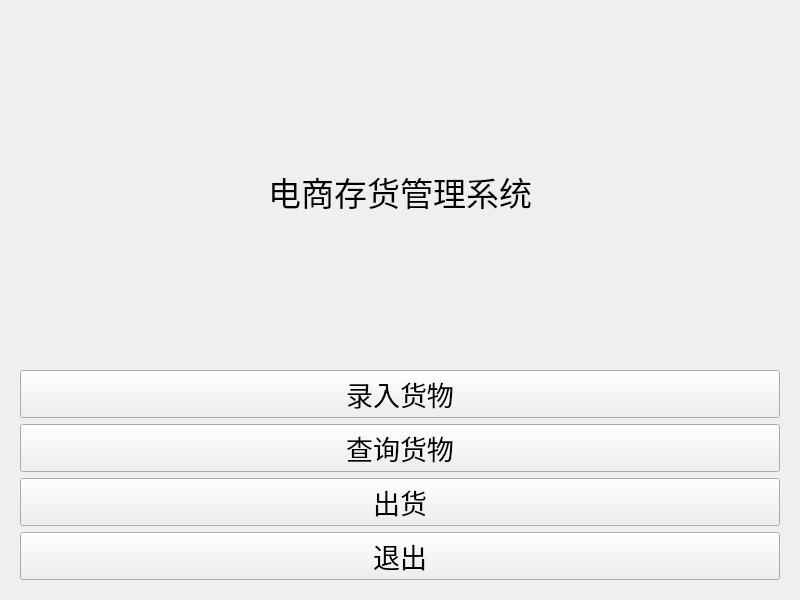
<?xml version="1.0" encoding="UTF-8"?>
<ui version="4.0">
 <class>Navigation</class>
 <widget class="QWidget" name="Navigation">
  <property name="geometry">
   <rect>
    <x>0</x>
    <y>0</y>
    <width>800</width>
    <height>600</height>
   </rect>
  </property>
  <property name="windowTitle">
   <string>Navigation</string>
  </property>
  <layout class="QVBoxLayout" name="verticalLayout_4">
   <item>
    <widget class="QStackedWidget" name="stackedWidget">
     <property name="currentIndex">
      <number>0</number>
     </property>
     <widget class="QWidget" name="m_welcome_page">
      <layout class="QVBoxLayout" name="verticalLayout">
       <item>
        <spacer name="verticalSpacer">
         <property name="orientation">
          <enum>Qt::Vertical</enum>
         </property>
         <property name="sizeHint" stdset="0">
          <size>
           <width>20</width>
           <height>165</height>
          </size>
         </property>
        </spacer>
       </item>
       <item>
        <widget class="QLabel" name="m_welcome_head_lab">
         <property name="font">
          <font>
           <pointsize>25</pointsize>
          </font>
         </property>
         <property name="text">
          <string>电商存货管理系统</string>
         </property>
         <property name="alignment">
          <set>Qt::AlignCenter</set>
         </property>
        </widget>
       </item>
       <item>
        <spacer name="verticalSpacer_2">
         <property name="orientation">
          <enum>Qt::Vertical</enum>
         </property>
         <property name="sizeHint" stdset="0">
          <size>
           <width>20</width>
           <height>165</height>
          </size>
         </property>
        </spacer>
       </item>
       <item>
        <widget class="QPushButton" name="m_welcome_purchase_btn">
         <property name="font">
          <font>
           <pointsize>20</pointsize>
          </font>
         </property>
         <property name="text">
          <string>录入货物</string>
         </property>
        </widget>
       </item>
       <item>
        <widget class="QPushButton" name="m_welcome_search_btn">
         <property name="font">
          <font>
           <pointsize>20</pointsize>
          </font>
         </property>
         <property name="text">
          <string>查询货物</string>
         </property>
        </widget>
       </item>
       <item>
        <widget class="QPushButton" name="m_welcome_shipment_btn">
         <property name="font">
          <font>
           <pointsize>20</pointsize>
          </font>
         </property>
         <property name="text">
          <string>出货</string>
         </property>
        </widget>
       </item>
       <item>
        <widget class="QPushButton" name="m_welcome_exit_btn">
         <property name="font">
          <font>
           <pointsize>20</pointsize>
          </font>
         </property>
         <property name="text">
          <string>退出</string>
         </property>
        </widget>
       </item>
      </layout>
     </widget>
     <widget class="QWidget" name="m_search_page">
      <layout class="QGridLayout" name="gridLayout_2">
       <item row="0" column="2">
        <widget class="QLineEdit" name="m_search_warn_le"/>
       </item>
       <item row="0" column="3">
        <widget class="QPushButton" name="pushButton_2">
         <property name="text">
          <string>增加订单</string>
         </property>
        </widget>
       </item>
       <item row="0" column="4">
        <widget class="QPushButton" name="pushButton_5">
         <property name="text">
          <string>删除订单</string>
         </property>
        </widget>
       </item>
       <item row="0" column="0">
        <widget class="QComboBox" name="m_search_state_box">
         <item>
          <property name="text">
           <string>全部查询</string>
          </property>
         </item>
         <item>
          <property name="text">
           <string>警告查询</string>
          </property>
         </item>
         <item>
          <property name="text">
           <string>过期查询</string>
          </property>
         </item>
        </widget>
       </item>
       <item row="2" column="2" colspan="3">
        <layout class="QHBoxLayout" name="horizontalLayout">
         <item>
          <widget class="QPushButton" name="m_search_search_btn">
           <property name="text">
            <string>查询</string>
           </property>
          </widget>
         </item>
         <item>
          <widget class="QPushButton" name="m_search_sort_btn">
           <property name="text">
            <string>排序</string>
           </property>
          </widget>
         </item>
         <item>
          <widget class="QPushButton" name="m_search_return_btn">
           <property name="text">
            <string>返回</string>
           </property>
          </widget>
         </item>
        </layout>
       </item>
       <item row="1" column="0" colspan="5">
        <widget class="QTableWidget" name="m_search_table_wgt"/>
       </item>
       <item row="0" column="1">
        <widget class="QSpinBox" name="m_search_warn_cnt">
         <property name="enabled">
          <bool>false</bool>
         </property>
        </widget>
       </item>
      </layout>
     </widget>
     <widget class="QWidget" name="m_add_page">
      <layout class="QVBoxLayout" name="verticalLayout_3">
       <item>
        <spacer name="verticalSpacer_6">
         <property name="orientation">
          <enum>Qt::Vertical</enum>
         </property>
         <property name="sizeHint" stdset="0">
          <size>
           <width>20</width>
           <height>97</height>
          </size>
         </property>
        </spacer>
       </item>
       <item>
        <widget class="QLabel" name="label_6">
         <property name="font">
          <font>
           <pointsize>20</pointsize>
          </font>
         </property>
         <property name="text">
          <string>请填写以下信息</string>
         </property>
         <property name="alignment">
          <set>Qt::AlignCenter</set>
         </property>
        </widget>
       </item>
       <item>
        <spacer name="verticalSpacer_5">
         <property name="orientation">
          <enum>Qt::Vertical</enum>
         </property>
         <property name="sizeHint" stdset="0">
          <size>
           <width>20</width>
           <height>96</height>
          </size>
         </property>
        </spacer>
       </item>
       <item>
        <layout class="QHBoxLayout" name="horizontalLayout_2">
         <item>
          <widget class="QLabel" name="m_purchase_pid_lbl">
           <property name="text">
            <string>货物号：</string>
           </property>
           <property name="alignment">
            <set>Qt::AlignCenter</set>
           </property>
          </widget>
         </item>
         <item>
          <widget class="QSpinBox" name="m_purchase_pid_input">
           <property name="minimum">
            <number>1</number>
           </property>
           <property name="maximum">
            <number>9999</number>
           </property>
          </widget>
         </item>
        </layout>
       </item>
       <item>
        <layout class="QHBoxLayout" name="horizontalLayout_3">
         <item>
          <widget class="QLabel" name="label_3">
           <property name="text">
            <string>价格：</string>
           </property>
           <property name="alignment">
            <set>Qt::AlignCenter</set>
           </property>
          </widget>
         </item>
         <item>
          <widget class="QDoubleSpinBox" name="m_purchase_price_input">
           <property name="maximum">
            <double>9999.989999999999782</double>
           </property>
          </widget>
         </item>
        </layout>
       </item>
       <item>
        <layout class="QHBoxLayout" name="horizontalLayout_4">
         <item>
          <widget class="QLabel" name="label_2">
           <property name="text">
            <string>数量：</string>
           </property>
           <property name="alignment">
            <set>Qt::AlignCenter</set>
           </property>
          </widget>
         </item>
         <item>
          <widget class="QSpinBox" name="m_purchase_amount_input">
           <property name="minimum">
            <number>1</number>
           </property>
           <property name="maximum">
            <number>9999</number>
           </property>
          </widget>
         </item>
        </layout>
       </item>
       <item>
        <layout class="QHBoxLayout" name="horizontalLayout_5">
         <item>
          <widget class="QLabel" name="label_4">
           <property name="text">
            <string>采购时间：</string>
           </property>
           <property name="alignment">
            <set>Qt::AlignCenter</set>
           </property>
          </widget>
         </item>
         <item>
          <widget class="QDateEdit" name="m_purchase_purchase_time_input"/>
         </item>
        </layout>
       </item>
       <item>
        <layout class="QHBoxLayout" name="horizontalLayout_6">
         <item>
          <widget class="QLabel" name="label_5">
           <property name="text">
            <string>过期时间：</string>
           </property>
           <property name="alignment">
            <set>Qt::AlignCenter</set>
           </property>
          </widget>
         </item>
         <item>
          <widget class="QDateEdit" name="m_purchase_expire_time_input"/>
         </item>
        </layout>
       </item>
       <item>
        <layout class="QVBoxLayout" name="verticalLayout_2">
         <item>
          <spacer name="verticalSpacer_3">
           <property name="orientation">
            <enum>Qt::Vertical</enum>
           </property>
           <property name="sizeHint" stdset="0">
            <size>
             <width>20</width>
             <height>40</height>
            </size>
           </property>
          </spacer>
         </item>
         <item>
          <layout class="QHBoxLayout" name="horizontalLayout_8">
           <item>
            <spacer name="horizontalSpacer">
             <property name="orientation">
              <enum>Qt::Horizontal</enum>
             </property>
             <property name="sizeHint" stdset="0">
              <size>
               <width>40</width>
               <height>20</height>
              </size>
             </property>
            </spacer>
           </item>
           <item>
            <layout class="QHBoxLayout" name="horizontalLayout_7">
             <item>
              <widget class="QPushButton" name="m_purchase_order_confirm_btn">
               <property name="text">
                <string>进货</string>
               </property>
              </widget>
             </item>
             <item>
              <widget class="QPushButton" name="m_purchase_return_btn">
               <property name="text">
                <string>返回</string>
               </property>
              </widget>
             </item>
            </layout>
           </item>
           <item>
            <spacer name="horizontalSpacer_2">
             <property name="orientation">
              <enum>Qt::Horizontal</enum>
             </property>
             <property name="sizeHint" stdset="0">
              <size>
               <width>40</width>
               <height>20</height>
              </size>
             </property>
            </spacer>
           </item>
          </layout>
         </item>
         <item>
          <spacer name="verticalSpacer_4">
           <property name="orientation">
            <enum>Qt::Vertical</enum>
           </property>
           <property name="sizeHint" stdset="0">
            <size>
             <width>20</width>
             <height>40</height>
            </size>
           </property>
          </spacer>
         </item>
        </layout>
       </item>
      </layout>
     </widget>
     <widget class="QWidget" name="m_shipment_page">
      <layout class="QGridLayout" name="gridLayout">
       <item row="0" column="0">
        <layout class="QVBoxLayout" name="verticalLayout_5">
         <item>
          <spacer name="verticalSpacer_7">
           <property name="orientation">
            <enum>Qt::Vertical</enum>
           </property>
           <property name="sizeHint" stdset="0">
            <size>
             <width>20</width>
             <height>40</height>
            </size>
           </property>
          </spacer>
         </item>
         <item>
          <widget class="QLabel" name="label">
           <property name="font">
            <font>
             <pointsize>20</pointsize>
            </font>
           </property>
           <property name="text">
            <string>请输入以下信息</string>
           </property>
           <property name="alignment">
            <set>Qt::AlignCenter</set>
           </property>
          </widget>
         </item>
         <item>
          <spacer name="verticalSpacer_8">
           <property name="orientation">
            <enum>Qt::Vertical</enum>
           </property>
           <property name="sizeHint" stdset="0">
            <size>
             <width>20</width>
             <height>40</height>
            </size>
           </property>
          </spacer>
         </item>
         <item>
          <layout class="QHBoxLayout" name="horizontalLayout_9">
           <item>
            <widget class="QLabel" name="m_shipment_pid_lbl">
             <property name="text">
              <string>货物号</string>
             </property>
            </widget>
           </item>
           <item>
            <widget class="QSpinBox" name="m_shipment_pid_input">
             <property name="minimum">
              <number>1</number>
             </property>
             <property name="maximum">
              <number>9999</number>
             </property>
            </widget>
           </item>
          </layout>
         </item>
         <item>
          <layout class="QHBoxLayout" name="horizontalLayout_10">
           <item>
            <widget class="QLabel" name="label_8">
             <property name="text">
              <string>数量</string>
             </property>
            </widget>
           </item>
           <item>
            <widget class="QSpinBox" name="m_shipment_amount_input">
             <property name="minimum">
              <number>1</number>
             </property>
             <property name="maximum">
              <number>9999</number>
             </property>
            </widget>
           </item>
          </layout>
         </item>
         <item>
          <spacer name="verticalSpacer_9">
           <property name="orientation">
            <enum>Qt::Vertical</enum>
           </property>
           <property name="sizeHint" stdset="0">
            <size>
             <width>20</width>
             <height>40</height>
            </size>
           </property>
          </spacer>
         </item>
         <item>
          <layout class="QHBoxLayout" name="horizontalLayout_12">
           <item>
            <spacer name="horizontalSpacer_3">
             <property name="orientation">
              <enum>Qt::Horizontal</enum>
             </property>
             <property name="sizeHint" stdset="0">
              <size>
               <width>40</width>
               <height>20</height>
              </size>
             </property>
            </spacer>
           </item>
           <item>
            <layout class="QHBoxLayout" name="horizontalLayout_11">
             <item>
              <widget class="QPushButton" name="m_shipment_confirm_btn">
               <property name="text">
                <string>出货</string>
               </property>
              </widget>
             </item>
             <item>
              <widget class="QPushButton" name="m_shipment_return_btn">
               <property name="text">
                <string>返回</string>
               </property>
              </widget>
             </item>
            </layout>
           </item>
           <item>
            <spacer name="horizontalSpacer_4">
             <property name="orientation">
              <enum>Qt::Horizontal</enum>
             </property>
             <property name="sizeHint" stdset="0">
              <size>
               <width>40</width>
               <height>20</height>
              </size>
             </property>
            </spacer>
           </item>
          </layout>
         </item>
         <item>
          <spacer name="verticalSpacer_10">
           <property name="orientation">
            <enum>Qt::Vertical</enum>
           </property>
           <property name="sizeHint" stdset="0">
            <size>
             <width>20</width>
             <height>40</height>
            </size>
           </property>
          </spacer>
         </item>
        </layout>
       </item>
      </layout>
     </widget>
    </widget>
   </item>
  </layout>
 </widget>
 <resources/>
 <connections/>
</ui>
